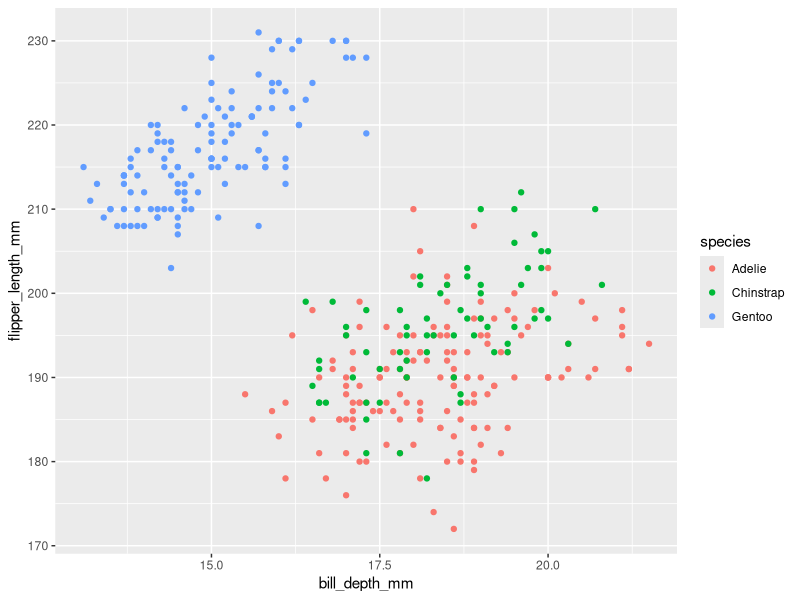
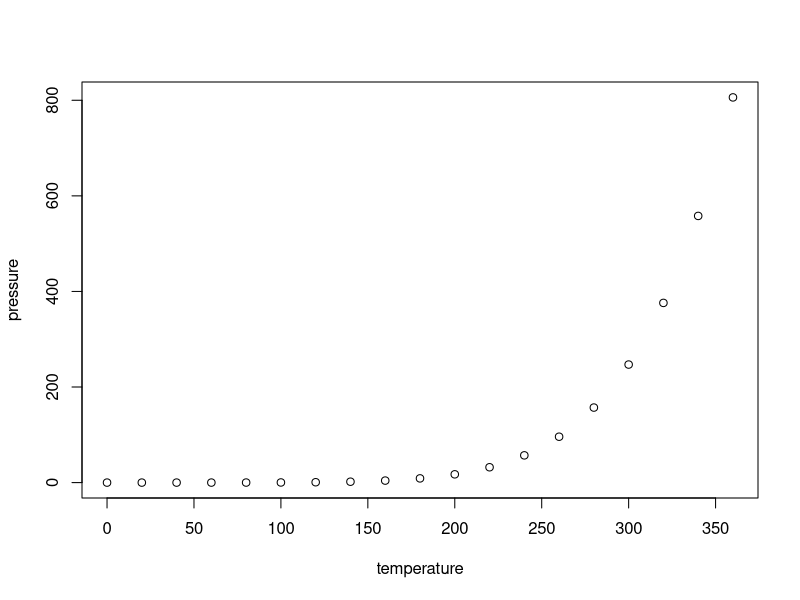

These charts were generated, in order, by the following R code:
## ---- chunk 1
knitr::opts_chunk$set(echo = TRUE)
## ---- chunk 2
 library(tidyverse)
 library(palmerpenguins)
## ---- chunk 3
# Examining the relationship between bill length and flipper length.
library(palmerpenguins)
data(package = 'palmerpenguins')
ggplot(penguins, aes(x = bill_depth_mm , y = flipper_length_mm, color = species)) +
  geom_point()
## ---- chunk 4
head(penguins, 10)
## ---- chunk 5
plot(pressure)
